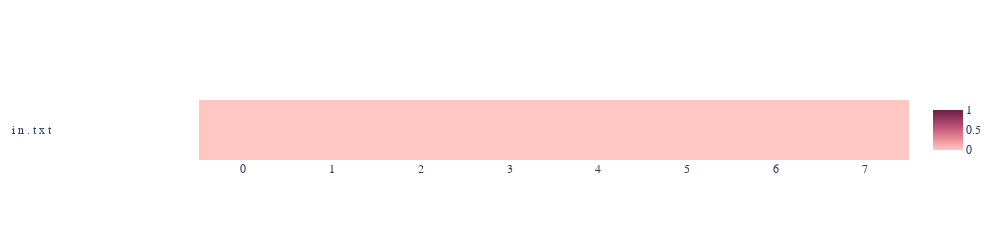

The notebook cell saved with this chart:
### Code cell
# create heatmap
fig = go.Figure(data=go.Heatmap(
                z=a, x0=0, dx=1,
                y=labels, zmin=0, zmax=1,
                customdata=labels_individual,
                hovertemplate='%{customdata} <br><b>Score:%{z:.3f}<extra></extra>',
                colorscale="burg"))
fig.update_layout({"height":height*28, "width":1000, "font":{"family":"Courier New"}})
fig['layout']['yaxis']['autorange'] = "reversed"
fig.show()

### Figure 1 — Plotly figure (JSON) as saved in the notebook; plotly's stock layout.template omitted (floating-point values rounded to 4 significant figures)
{"data": [{"colorscale": [[0, "rgb(255, 198, 196)"], [0.1667, "rgb(244, 163, 168)"], [0.3333, "rgb(227, 129, 145)"], [0.5, "rgb(204, 96, 125)"], [0.6667, "rgb(173, 70, 108)"], [0.8333, "rgb(139, 48, 88)"], [1, "rgb(103, 32, 68)"]], "customdata": [["i", "n", ".", "t", "x", "t", "", "", "", "", "", "", "", "", "", ""]], "dx": 1, "hovertemplate": "%{customdata} <br><b>Score:%{z:.3f}<extra></extra>", "type": "heatmap", "x0": 0, "y": ["i n . t x t                                                 "], "z": [[0.001409, 0.0006505, 0.0001284, 1.003e-05, 2.941e-07, 0, 0, 0], [0, 0, 0, 0, 0, 0, 0, 0]], "zmax": 1, "zmin": 0}], "layout": {"font": {"family": "Courier New"}, "height": 56, "width": 1000, "yaxis": {"autorange": "reversed"}}}
